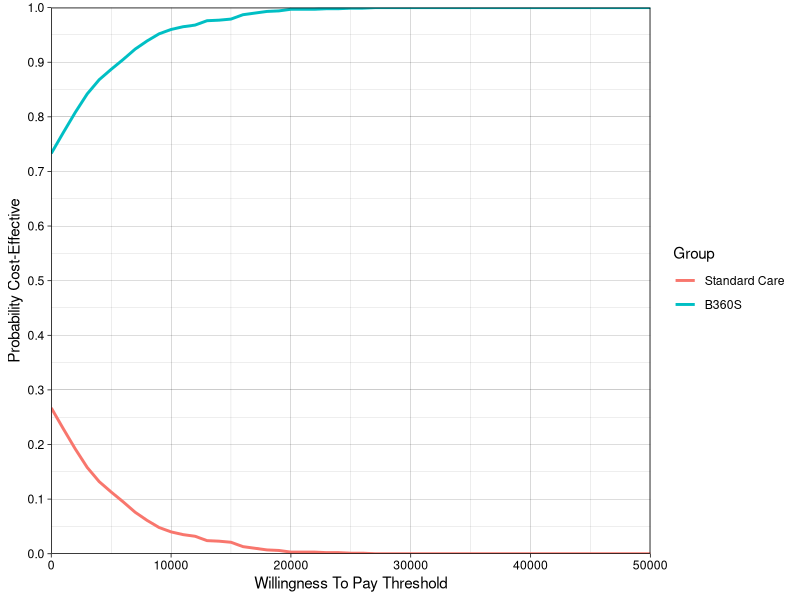

R code for this plot: (Note: this script raises an error after producing the figure.)
###############################################
# TITLE: CEAC plotting
### This script is for plotting the cost-effectiveness acceptability curve (CEAC)
### inputs: outputs/psa_outputs.csv
### outputs: plot.ceac.all.png & outputs/CEAC.long.csv

### Clear environment
rm(list=ls())

## Load required packages
library(ggplot2)
library(data.table)

## load the PSA outputs
psa.outputs.dt <- read.csv("outputs/psa_outputs.csv")
psa.outputs.dt <- as.data.table(psa.outputs.dt)



options(scipen=10000)

# Generate CEAC table
WTP.values <- seq(from = 0, to = 50000, by = 1000) ## use the seq() function to get a vector of specified numeric values

CEAC <- data.frame(WTP = WTP.values, 
                   `no intervention`= rep(as.numeric(NA),length(WTP.values)),
                   intervention= rep(as.numeric(NA),length(WTP.values)))


pCE.3b <-function(WTP, psa.outputs.dt) {
  ## a function that estimates the probability of the new intervention
  # being cost-effective 
  # OUTPUTS: A numeric value specifying the probability of cost-effectiveness 
  
  need <- c("standard_qol","intervention_qol","standard_costs","intervention_costs")
  if (!all(need %in% names(psa.outputs.dt))) stop("CEAC: missing columns: ", paste(setdiff(need, names(psa.outputs.dt)), collapse=", "))
  
  
  nmb <- ((psa.outputs.dt[,c("standard_qol",
                             "intervention_qol")])*WTP) - 
    (psa.outputs.dt[,c("standard_costs",
                       "intervention_costs")] )
  
  max.nmb <- apply(nmb, 1, max) # selecting max value indication by row within nmb
  
  ## creating an indication of TRUE/FALSE as to whether each treatment column == that max value:
  CE <- nmb[1:nrow(psa.outputs.dt),] == max.nmb[1:nrow(psa.outputs.dt)] 
  probCE<- apply(CE, 2, mean) ## averaging over TRUE (=1) and FALE (=0) for each column
  
  return(probCE)
  
}


pb = txtProgressBar(min = 0, max = length(WTP.values), initial = 0, style = 3)

for (i in 1:length(WTP.values)) {
  setTxtProgressBar(pb,i)
  CEAC[i,"WTP"] <- WTP.values[i]
  CEAC[i,2:3]<- pCE.3b(WTP.values[i], psa.outputs.dt)
  
}


# Look at the results
head(CEAC)  
tail(CEAC)
CEAC <- as.data.table(CEAC)
CEAC.long <- melt(CEAC, id.vars = c("WTP"))
colnames(CEAC.long) <- c("WTP", "group", "pCE")
head(CEAC.long)

write.csv(CEAC.long, file="outputs/CEAC.long.csv")
#CEAC.long <- read.csv("outputs/CEAC.long.csv")

CEAC.long$Group<-CEAC.long$group


plot.ceac.all <- function(results){
  ## FUNCTION: Cost-effectiveness acceptability curve (CEAC) for multiple comparators
  ## INPUTS: a results data frame that has the columns "WTP", "group" & "pCE"
  ## OUTPUT: CEAC curve where the color of the CEAC differs for each comparator
  
  xlabel = "Willingness To Pay Threshold"
  ylabel = "Probability Cost-Effective"
  
  plot = ggplot(results) + 
    geom_line(aes(x=WTP, y=pCE, color=Group), size=1) + 
    labs(x = xlabel, y = ylabel) + 
    scale_color_discrete(labels = c("no.intervention" = "Standard Care", 
                                    "intervention" = "B360S"))+
    theme_classic() +
    theme(
      legend.title = element_blank(),
      axis.title = element_text(face="bold", size = 25), # Increase axis title font size
      axis.text.x = element_text(size = 25), # Increase x-axis text font size
      axis.text.y = element_text(size = 25), # Increase y-axis text font size
      axis.title.x = element_text(margin = margin(t = 7, r = 0, b = 3, l = 0)), 
      axis.title.y = element_text(margin = margin(t = 0, r = 7, b = 0, l = 3)), 
      panel.grid.major = element_blank(), 
      panel.grid.minor = element_blank(), 
      legend.key.width = unit(1.8, "line"),
      text = element_text(size = 14) # Adjust other text elements if necessary
    ) + 
    scale_x_continuous(expand = c(0, 0.1)) + 
    scale_y_continuous(limits = c(0,1), breaks = seq(0,1,0.1), expand = c(0, 0)) + 
    theme_linedraw()
  
  return(plot)
  
}

plot.ceac.all(CEAC.long)
ggsave("outputs/plot.ceac.all.png", width = 120, height = 100, units='mm',dpi=1000)

#### for narrative text
# CEAC thresholds from PSA
ceac_int <- CEAC.long[group == "intervention"]

# WTP where pCE first exceeds 90% and 95%
wtp_90 <- ceac_int[pCE >= 0.90, min(WTP)]
wtp_95 <- ceac_int[pCE >= 0.95, min(WTP)]

cat(sprintf("WTP at which pCE >= 90%%: £%s\n", comma(wtp_90)))
cat(sprintf("WTP at which pCE >= 95%%: £%s\n", comma(wtp_95)))

# pCE at NICE thresholds
pCE_20k <- ceac_int[WTP == 20000, pCE]
pCE_30k <- ceac_int[WTP == 30000, pCE]
cat(sprintf("pCE at £20,000/QALY: %.1f%%\n", pCE_20k * 100))
cat(sprintf("pCE at £30,000/QALY: %.1f%%\n", pCE_30k * 100))
